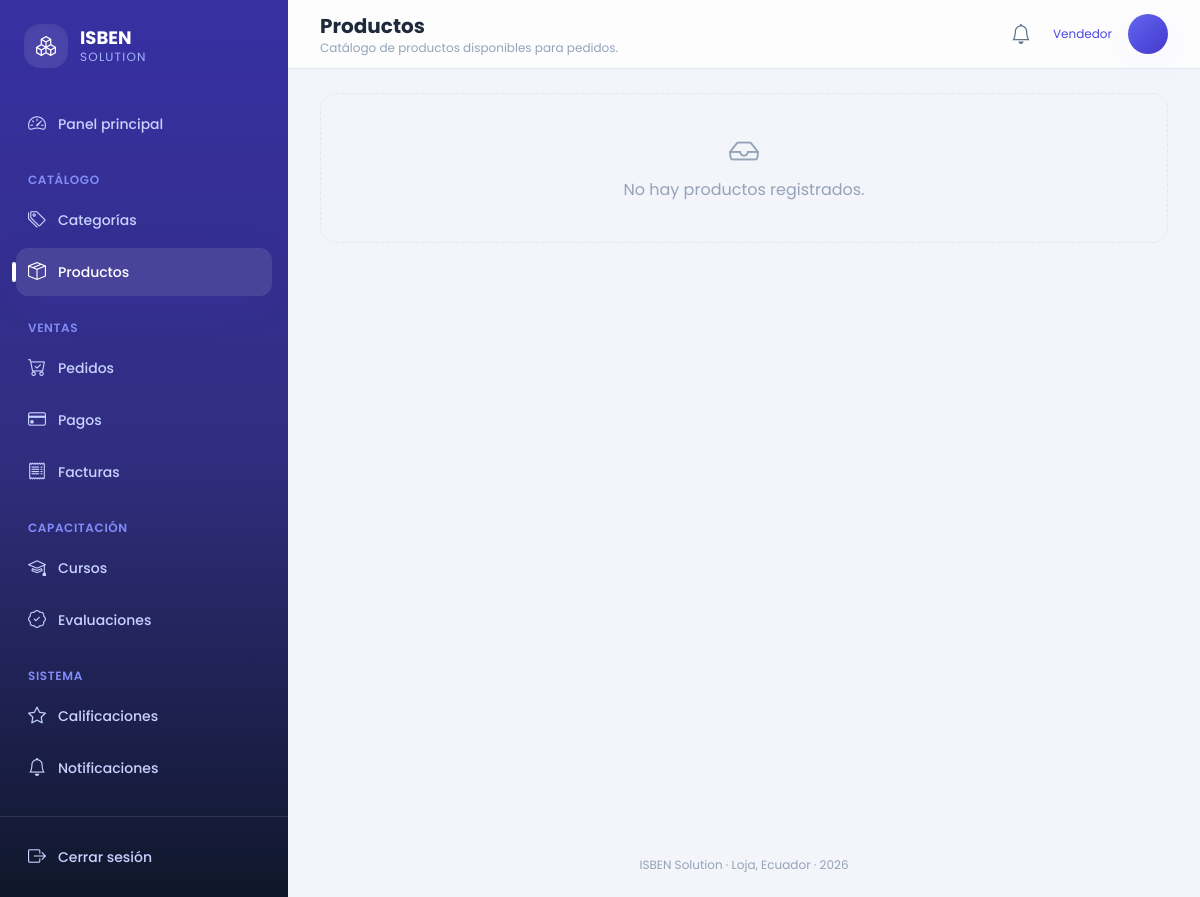
/productos/ (signed in), run on an earlier commit of the app's database.
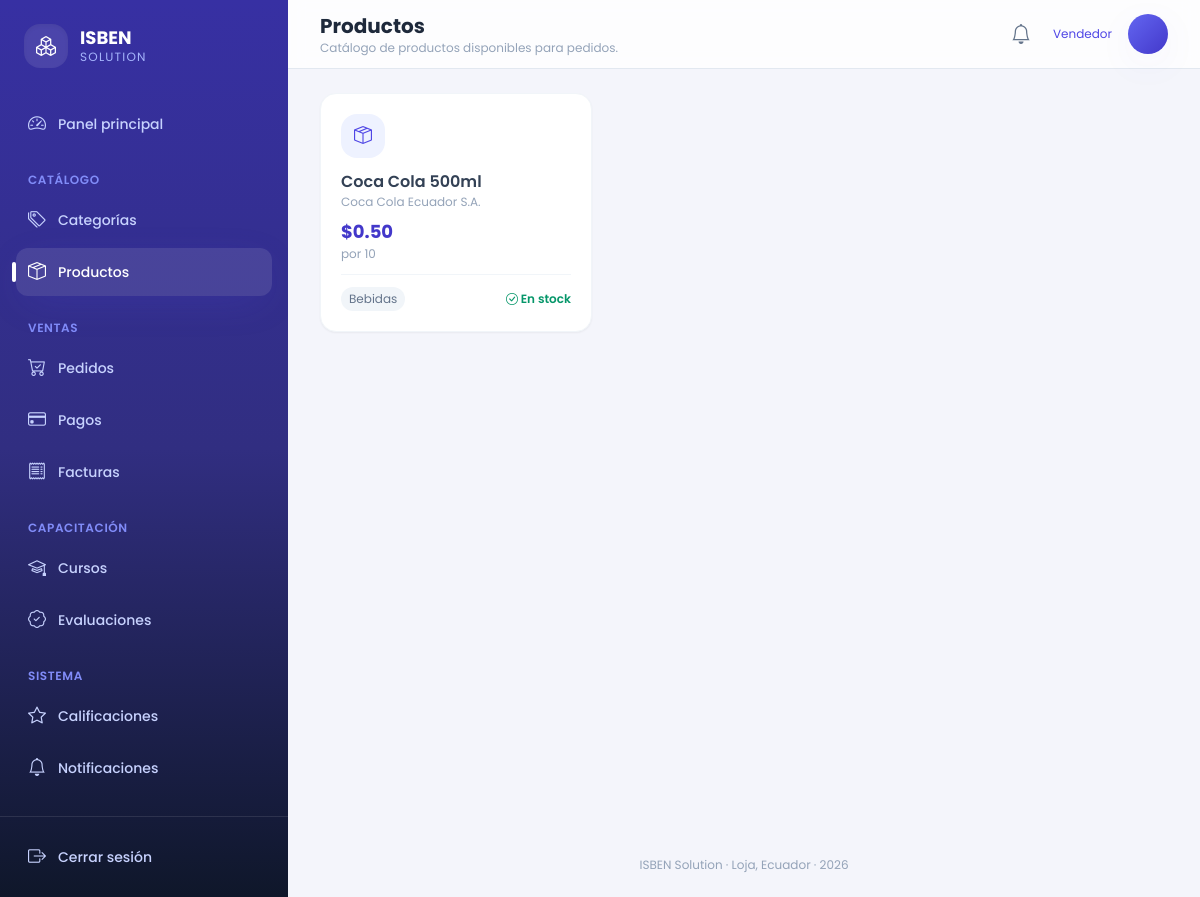
And on a later commit of the database.
### core/models.py (models this page shows, shortened)
class Producto(models.Model):
    nombre        = models.CharField(max_length=200)
    descripcion   = models.TextField(blank=True)
    precio_base   = models.DecimalField(max_digits=12, decimal_places=2)
    precio_venta  = models.DecimalField(max_digits=12, decimal_places=2)
    unidad_medida = models.CharField(max_length=50)
    activo        = models.BooleanField(default=True)
    empresa       = models.ForeignKey(Empresa, on_delete=models.CASCADE,
                                      related_name='productos')
    categoria     = models.ForeignKey(CategoriaProducto, on_delete=models.SET_NULL,
                                      null=True, blank=True, related_name='productos')
    fecha_creacion      = models.DateTimeField(auto_now_add=True)
    fecha_actualizacion = models.DateTimeField(auto_now=True)
    class Meta:
        verbose_name = 'Producto'
        verbose_name_plural = 'Productos'
    def tiene_stock(self):
        try:
            return self.inventario.stock_actual > 0
        except Inventario.DoesNotExist:
            return False

class Empresa(models.Model):
    usuario             = models.OneToOneField(Usuario, on_delete=models.CASCADE,
                                               related_name='empresa')
    ruc                 = models.CharField(max_length=13, unique=True)
    razon_social        = models.CharField(max_length=200)
    representante_legal = models.CharField(max_length=200)
    direccion           = models.TextField()
    logo_url            = models.URLField(blank=True)
    estado              = models.CharField(max_length=20, choices=ESTADO_APROBACION,
                                           default='pendiente')
    fecha_verificacion  = models.DateTimeField(null=True, blank=True)
    class Meta:
        verbose_name = 'Empresa'
        verbose_name_plural = 'Empresas'

class CategoriaProducto(models.Model):
    nombre      = models.CharField(max_length=100, unique=True)
    descripcion = models.TextField(blank=True)
    activo      = models.BooleanField(default=True)
    class Meta:
        verbose_name = 'Categoría de producto'
        verbose_name_plural = 'Categorías de producto'

### core/views.py (the view)
# urls.py: path('productos/', views.lista_productos, name='lista_productos'),
@login_required
def lista_productos(request):
    productos = Producto.objects.select_related('empresa', 'categoria', 'inventario').order_by('-fecha_creacion')
    if request.user.rol == 'empresa':
        productos = productos.filter(empresa=request.user.empresa)
    q = request.GET.get('q', '').strip()
    if q:
        productos = productos.filter(Q(nombre__icontains=q) | Q(empresa__razon_social__icontains=q))
    return render(request, 'core/productos/lista.html', {'productos': _paginar(request, productos)})

### core/context_processors.py (called while the page is built)
def notificaciones(request):
    if request.user.is_authenticated:
        return {
            'notificaciones_no_leidas_global': request.user.notificaciones.filter(leida=False).count(),
        }
    return {}

### core/views.py (called while the page is built)
def _paginar(request, queryset, por_pagina=10):
    return Paginator(queryset, por_pagina).get_page(request.GET.get('page'))

### core/templates/core/productos/lista.html (shortened to what this page needs)
{% extends 'core/master.html' %}
{% block header_title %}Productos{% endblock %}
{% block header_subtitle %}Catálogo de productos disponibles para pedidos.{% endblock %}
{% block content %}
<div class="grid grid-cols-1 gap-4 sm:grid-cols-2 lg:grid-cols-3 xl:grid-cols-4">
  {% for producto in productos %}
  <a href="{% url 'detalle_producto' producto.pk %}" class="group flex flex-col rounded-2xl border border-slate-100 bg-white p-5 shadow-sm transition hover:-translate-y-0.5 hover:shadow-lg">
    <div class="mb-3 flex items-start justify-between">
      <div class="grid h-11 w-11 place-items-center rounded-2xl bg-brand-50 text-lg text-brand-600 group-hover:bg-brand-100"><i class="bi bi-box-seam"></i></div>
    </div>
    <h3 class="font-semibold text-slate-700">{{ producto.nombre }}</h3>
    <p class="text-xs text-slate-400">{{ producto.empresa.razon_social }}</p>
    <p class="mt-2 text-lg font-bold text-brand-700">${{ producto.precio_venta }}</p>
    <p class="text-xs text-slate-400">por {{ producto.unidad_medida }}</p>
    <div class="mt-3 flex items-center justify-between border-t border-slate-100 pt-3 text-xs">
      <span class="rounded-full bg-slate-100 px-2 py-1 text-slate-500">{{ producto.categoria.nombre|default:"Sin categoría" }}</span>
      {% if producto.tiene_stock %}
      <span class="font-semibold text-emerald-600"><i class="bi bi-check-circle"></i> En stock</span>
      {% else %}
      <span class="font-semibold text-rose-500"><i class="bi bi-x-circle"></i> Sin stock</span>
      {% endif %}
    </div>
  </a>
  {% empty %}
  <div class="col-span-full rounded-2xl border border-dashed border-slate-200 p-10 text-center text-slate-400">
    <i class="bi bi-inbox mb-2 block text-3xl"></i> No hay productos registrados.
  </div>
  {% endfor %}
</div>
{% endblock %}

What changed in the data, as far as the page shows it:
added Producto: nombre "Coca Cola 500ml", empresa.razon_social "Coca Cola Ecuador S.A.", precio_venta "0.50", unidad_medida "10", categoria.nombre "Bebidas", shows "En stock"
Also different on the page:
text no longer shown: "No hay productos registrados."
